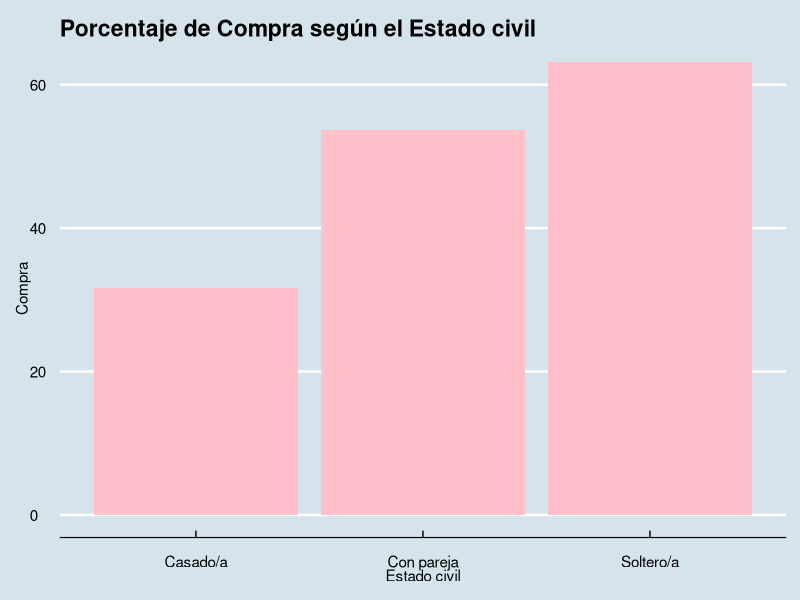
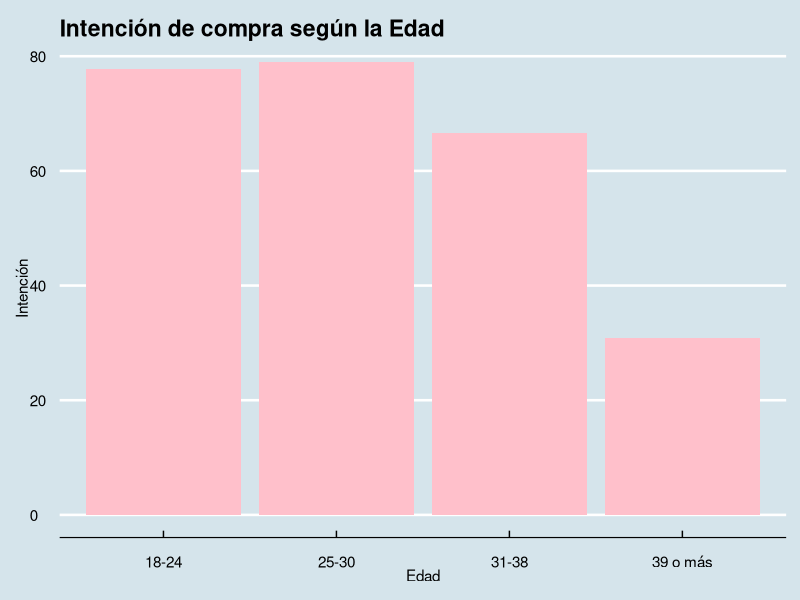

Recreate these plots in R, in order. (Note: this script raises an error after producing the figures.)
####LIBRERIAS ####

library(tidyverse)
library(dplyr)
library(ggplot2)
library(ggthemes)
library(vcd)
library(stringr)


#### Funciones####
transformar <- function(x){
  ifelse(x %in% c("Ninguno","No me se marcas la vd","-","No uso","Ninguna"),"Ninguna",
         ifelse(x=="Satisyer","Satisfyer",
                ifelse(str_detect(x,"tano|ambo") == TRUE,"Platanomelón",x)))
}

Contingency <- function(x) {
  chi <- chisq.test(x)
  unname(sqrt(chi$statistic / (chi$statistic + sum(x))))
}

#### BASES DE DATOS PRINCIPALES ####
data_mujeres <- read_csv("SCM.csv", col_names = TRUE)
datos_mujeres <- data_mujeres%>%
  mutate(Edad = as.factor(Edad),
         Nvl_Estudios = as.factor(`Nivel de estudios alcanzados si eres estudiante marca los que estés cursando actualmente`),
         `Nivel socieconómico` = as.factor(`Nivel socioeconómico`))

datos_mujeres <- datos_mujeres%>%
  filter(Sexo == "Mujer")

datos_mujeres_si <- datos_mujeres%>%
  filter(`¿Has comprado alguna vez un succionador de clítoris?` == "Sí")

datos_mujeres_no <- datos_mujeres%>%
  filter(`¿Has comprado alguna vez un succionador de clítoris?` == "No")


####PORCENTAJE DE COMPRA####

porcent_comprado <- mean(datos_mujeres$`¿Has comprado alguna vez un succionador de clítoris?`== "Sí")*100
porcent_no_comprado <- 100- porcent_comprado

tabla_porcentajes <- as_tibble(data.frame("Sí" = porcent_comprado, "No" = porcent_no_comprado))

porcent_comprado_pareja <- datos_mujeres%>%
  group_by(`Estado civil`)%>%
  summarize(Compra = mean(`¿Has comprado alguna vez un succionador de clítoris?`== "Sí")*100)
barras_percent_pareja <- porcent_comprado_pareja%>%
  ggplot(aes(`Estado civil`, Compra))+
  geom_bar(stat = "identity", fill ="pink")+
  theme_economist()+
  scale_fill_economist()+
  ggtitle("Porcentaje de Compra según el Estado civil")

porcent_comprado_edad <- datos_mujeres%>%
  group_by(Edad)%>%
  summarize(Compra = mean(`¿Has comprado alguna vez un succionador de clítoris?`== "Sí")*100)

test_compra <- datos_mujeres%>%
  group_by(Edad)%>%
  select(`¿Has comprado alguna vez un succionador de clítoris?`)

tabla_test_compra <- table(test_compra$`¿Has comprado alguna vez un succionador de clítoris?`,test_compra$Edad)
test_chi_compra <- chisq.test(tabla_test_compra)
test_chi_compra
test_chi_compra$residuals
contingencia_compra <- Contingency(tabla_test_compra)
contingencia_compra

compra_grupos <- tabla_test_compra[,c(1,4)]
test_chi_grupos <- chisq.test(compra_grupos)
assocstats(compra_grupos)

####INTENCIÓN DE COMPRA####

intencion_compra <- mean(datos_mujeres_no$`¿Te has planteado alguna vez comprar un succionador de clítoris? Uso personal, regalo...` == "Sí")*100
intencion_compra_edad <- datos_mujeres_no%>%
  group_by(Edad)%>%
  summarize(Intención = mean(`¿Te has planteado alguna vez comprar un succionador de clítoris? Uso personal, regalo...` == "Sí")*100)
graf_intencion_edad <- intencion_compra_edad%>%
  ggplot(aes(Edad, Intención))+
  geom_bar(stat = "identity", fill = "pink")+
  theme_economist()+
  scale_fill_economist()+
  ggtitle("Intención de compra según la Edad")

test <- datos_mujeres_no%>%
  group_by(Edad)%>%
  select(`¿Te has planteado alguna vez comprar un succionador de clítoris? Uso personal, regalo...`)

tabla_test <- table(test$`¿Te has planteado alguna vez comprar un succionador de clítoris? Uso personal, regalo...`,test$Edad)

test_chi <- chisq.test(tabla_test, simulate.p.value = TRUE)
test_chi$statistic
test_chi$residuals
contingencia <- Contingency(tabla_test)



test_fisher <- datos_mujeres_no%>%
  select(`¿Te has planteado alguna vez comprar un succionador de clítoris? Uso personal, regalo...`,Edad)

tabla_fisher <- table(test_fisher$`¿Te has planteado alguna vez comprar un succionador de clítoris? Uso personal, regalo...`, test_fisher$Edad)
tabla_fisher_2 <- tabla_fisher[,c(1,4)]


fisher <- fisher.test(tabla_fisher_2)
fisher
assocstats(tabla_fisher_2)


####TOP OF MIND####

datos_marcas <- datos_mujeres%>%
  mutate(Marca = `¿Qué marcas de succionadores de clítoris conoces?`)%>%
  select(Marca)
Satisfyer <- sum(str_count(datos_marcas$Marca,"Satis"))/nrow(datos_marcas)*100
Womanizer <- sum(str_count(datos_marcas$Marca,"Wom"))/nrow(datos_marcas)*100
Lover_Yoyo <- sum(str_count(datos_marcas$Marca,"Lover"))/nrow(datos_marcas)*100
Lelo <- sum(str_count(datos_marcas$Marca,"Lelo"))/nrow(datos_marcas)*100
We_Vibe <- sum(str_count(datos_marcas$Marca,"We"))/nrow(datos_marcas)*100
Platanomelón <- (sum(str_count(datos_marcas$Marca,"tano|ambo"))-6)/nrow(datos_marcas)*100
Ninguna <- sum(str_count(datos_marcas$Marca,"No|Nin"))/nrow(datos_marcas)*100
Amantis <- sum(str_count(datos_marcas$Marca,"Amantis"))/nrow(datos_marcas)*100
Otras <- sum(str_count(datos_marcas$Marca,"Tra|fid|Ku|Rit"))/nrow(datos_marcas)*100

Marcas <- tibble(Satisfyer,Womanizer,Lover_Yoyo,Lelo,We_Vibe,Platanomelón,Ninguna,Amantis,Otras)


####Hipotesis 2####

# Siempre estoy dispuesta a escuchar opiniones aunque sean contrarias a las mías
# Entiendo y respeto puntos de vista que no son iguales que los míos.

personalidad_c <- datos_mujeres_si%>%
  filter(`En el caso de SÍ haberlo comprado, ¿con qué fin?` %in% c("Uso personal", "Ambas opciones"))%>%
  select(`Siempre estoy dispuesta a escuchar opiniones aunque sean contrarias a las mías`,
         `Entiendo y respeto puntos de vista que no son iguales que los míos.`, Edad)%>%
  na.omit()
personalidad_c$Media_per <- apply(personalidad_c[,c(1,2)],1,mean) #para hacer la media por filas

#se puede hacer tambien: personalidad_c$Media_per <- rowSums(personalidad_c[,c(1,2)])
perss <- round(mean(personalidad_c$Media_per),2)
(personalidad_c$Media_per)
mediana1 <- median(personalidad_c$Media_per)
mediana2 <- median(perso_n$media_per)
mediana3 <- median(perso_s$media_per)

personalidad_ <- datos_mujeres_no%>%
  select(`Siempre estoy dispuesta a escuchar opiniones aunque sean contrarias a las mías_1`,
         `Entiendo y respeto puntos de vista que no son iguales que los míos._1`,
         `¿Te has planteado alguna vez comprar un succionador de clítoris? Uso personal, regalo...`)%>%
  mutate(intencion = `¿Te has planteado alguna vez comprar un succionador de clítoris? Uso personal, regalo...`)
personalidad_$media_per <- apply(personalidad_[,c(1,2)],1,mean)
personalidad_n <- personalidad_%>%
  group_by(intencion)
personalidad_nc <- personalidad_n%>%
  summarize(Media_Personalidad = mean(media_per))
perso_s <- personalidad_n%>%
  filter(intencion == "Sí")
perso_n<-personalidad_n%>%
  filter(intencion=="No")

Tabla_Personalidad <- tibble(Grupo= c("Comprado","Int.No","Int.Fav") ,Personalidad = c(perss,personalidad_nc$Media_Personalidad))
Tabla_Personalidad2 <- tibble(Grupo = c("Comprado","Int.No","Int.Fav"), Personalidad = c(mediana1,mediana2,mediana3))

test_no <- t.test(perso_n$media_per,perso_s$media_per)

test_dif <- t.test(personalidad_c$Media_per,perso_n$media_per)


tabu_s <- datos_mujeres_si$`Creo que este tipo de productos debería estar más presente en los medios de comunicación eliminando así los tabús.`%>%na.omit

tabu_n <- datos_mujeres_no$`Creo que este tipo de productos debería estar más presente en los medios de comunicación eliminando así los tabús._1`
tabu_n_n <- datos_mujeres_no%>%
  filter(`¿Te has planteado alguna vez comprar un succionador de clítoris? Uso personal, regalo...`=="No")%>%
  select(`Creo que este tipo de productos debería estar más presente en los medios de comunicación eliminando así los tabús._1`)
tabu_n_n<-tabu_n_n$`Creo que este tipo de productos debería estar más presente en los medios de comunicación eliminando así los tabús._1`

tabu_n_s <- datos_mujeres_no%>%
  filter(`¿Te has planteado alguna vez comprar un succionador de clítoris? Uso personal, regalo...`=="Sí")%>%
  select(`Creo que este tipo de productos debería estar más presente en los medios de comunicación eliminando así los tabús._1`)
tabu_n_s<-tabu_n_s$`Creo que este tipo de productos debería estar más presente en los medios de comunicación eliminando así los tabús._1`
####Hipotesis 2 prueba de normalidad####

##Variables definidas 
personalidad_c <- datos_mujeres_si%>%
  filter(`En el caso de SÍ haberlo comprado, ¿con qué fin?` %in% c("Uso personal", "Ambas opciones"))%>%
  select(`Siempre estoy dispuesta a escuchar opiniones aunque sean contrarias a las mías`,
         `Entiendo y respeto puntos de vista que no son iguales que los míos.`, Edad)%>%
  na.omit()
personalidad_c$Media_per <- apply(personalidad_c[,c(1,2)],1,mean) #para sumar por filas

personalidad_ <- datos_mujeres_no%>%
  select(`Siempre estoy dispuesta a escuchar opiniones aunque sean contrarias a las mías_1`,
         `Entiendo y respeto puntos de vista que no son iguales que los míos._1`,
         `¿Te has planteado alguna vez comprar un succionador de clítoris? Uso personal, regalo...`)%>%
  mutate(intencion = `¿Te has planteado alguna vez comprar un succionador de clítoris? Uso personal, regalo...`)
personalidad_$media_per <- apply(personalidad_[,c(1,2)],1,mean)

personalidad_n <- personalidad_%>%
  group_by(intencion)
perso_s <- personalidad_n%>%
  filter(intencion == "Sí")
perso_n<-personalidad_n%>%
  filter(intencion=="No")
#supuestos de normalidad personalidad
#personalidad_c
p <- seq(0.05, 0.95, 0.05)
sample_quantile_pc <- quantile(personalidad_c$Media_per,p)
theorical_quantile_pc <- qnorm(p,mean=mean(personalidad_c$Media_per, 
                                           sd = sd(personalidad_c$Media_per)))
qq_personalidad_c <- qplot(theorical_quantile_pc,sample_quantile_pc, color="pink")+
  geom_abline()+
  theme(legend.position = "none")

shapiro_pc <- shapiro.test(personalidad_c$Media_per)
#perso_s
sample_quantile_ps <- quantile(perso_s$media_per,p)
theorical_quantile_ps <- qnorm(p,mean=mean(perso_s$media_per, 
                                           sd = sd(person_s$media_per)))
qq_perso_s <- qplot(theorical_quantile_ps,sample_quantile_ps,color = "pink")+
  geom_abline()+
  theme(legend.position = "none")

shapiro_ps <- shapiro.test(perso_s$media_per)


#perso_n
sample_quantile_pn <- quantile(perso_n$media_per,p)
theorical_quantile_pn <- qnorm(p,mean=mean(perso_n$media_per, 
                                           sd = sd(person_n$media_per)))
qq_perso_n <- qplot(theorical_quantile_pn,sample_quantile_pn,color = "pink")+
  geom_abline()+
  theme(legend.position = "none")
shapiro_pn <- shapiro.test(perso_n$media_per)

#test Mann_Whitney
test_MW_1 <- wilcox.test(personalidad_c$Media_per,perso_n$media_per)
test_MW_2 <- wilcox.test(perso_n$media_per,perso_s$media_per)

# TABUS
tabu_s <- datos_mujeres_si$`Creo que este tipo de productos debería estar más presente en los medios de comunicación eliminando así los tabús.`%>%na.omit
tabu_n <- datos_mujeres_no$`Creo que este tipo de productos debería estar más presente en los medios de comunicación eliminando así los tabús._1`
tabu_n_n <- datos_mujeres_no%>%
  filter(`¿Te has planteado alguna vez comprar un succionador de clítoris? Uso personal, regalo...`=="No")%>%
  select(`Creo que este tipo de productos debería estar más presente en los medios de comunicación eliminando así los tabús._1`)
tabu_n_n<-tabu_n_n$`Creo que este tipo de productos debería estar más presente en los medios de comunicación eliminando así los tabús._1`

mean(tabu_s)
median(tabu_s)
hist(tabu_s)
mean(tabu_n)
median(tabu_n)
hist(tabu_n)
test_tabu <- t.test(tabu_s,tabu_n,mu=0)
test_tabu2 <- t.test(tabu_s,tabu_n_n)
median(tabu_n_n)


sample_quantile_ts <- quantile(tabu_s,p)
theorical_quantile_ts <- qnorm(p,mean=mean(tabu_s, 
                                           sd = sd(tabu_s)))
qq_ts <-qplot(theorical_quantile_ts,sample_quantile_ts,color = "pink")+
  geom_abline()+
  theme(legend.position = "none")
shapiro_ts <- shapiro.test(tabu_s)

sample_quantile_tn <- quantile(tabu_n,p)
theorical_quantile_tn <- qnorm(p,mean=mean(tabu_n, 
                                           sd = sd(tabu_n)))
qq_tn <-qplot(theorical_quantile_tn,sample_quantile_tn,color = "pink")+
  geom_abline()+
  theme(legend.position = "none")
shapiro_tn <- shapiro.test(tabu_n)

sample_quantile_tnn <- quantile(tabu_n_n,p)
theorical_quantile_tnn <- qnorm(p,mean=mean(tabu_n_n, 
                                            sd = sd(tabu_n_n)))
qq_tnn <-qplot(theorical_quantile_tnn,sample_quantile_tnn,color = "pink")+
  geom_abline()+
  theme(legend.position = "none")
shapiro_tnn <- shapiro.test(tabu_n_n)

#TESTS
test_MW_tabu1 <- wilcox.test(tabu_s,tabu_n)
test_MW_tabu2 <- wilcox.test(tabu_s,tabu_n_n)
test_MW_tabu3 <- wilcox.test(tabu_n_n,tabu_n_s)
####Hipotesis 3####

recomendacion_cerc <- datos_mujeres_si$`Antes de comprarlo tuve en cuenta las recomendaciones de mis amigas/gente cercana`
recomendacion_exp <- datos_mujeres_si$`Tuve en cuenta la opinión de expertos, sexologos, dependientes de sex shops, doctores... a la hora de comprarlo`  
recomendacion_no <- datos_mujeres_no$`No me lo compraría a no ser que alguien me lo recomendara`
recomendacion_inf <- datos_mujeres_no$`Me plantearía comprar el producto si me lo recomendase mi influencer de confianza`

Media_cerc <- mean(recomendacion_cerc)
Media_exp <- mean(recomendacion_exp, na.rm = T)
Media_no <- mean(recomendacion_no)
Media_inf <- mean(recomendacion_inf)
Tabla_medias <- tibble(Media_cerc,Media_exp,Media_no,Media_inf)

Mediana_cerc <- median(recomendacion_cerc)
Mediana_exp <- median(recomendacion_exp, na.rm = T)
Mediana_no <- median(recomendacion_no)
Mediana_inf <- median(recomendacion_inf)

Tabla_medianas <- tibble(Mediana_cerc,Mediana_exp,Mediana_no,Mediana_inf)

hist(recomendacion_cerc)
hist(recomendacion_exp)
hist(recomendacion_no)
hist(recomendacion_inf)

Porcentaje_cercanos <- mean(recomendacion_cerc >= 3)*100




####Hipotesis 5####
# Aproveché una oferta Black Friday, navidades, precio rebajado... para comprarme mi succionador de clítoris
oferta <- datos_mujeres_si$`Aproveché una oferta Black Friday, navidades, precio rebajado... para comprarme mi succionador de clítoris`
media_of <- mean(oferta,na.rm = TRUE)
mediana_ofer <- median(oferta,na.rm = TRUE)

Porcentaje_oferta <- round(mean(oferta > 3 ,na.rm = TRUE)*100,2)

####Hipotesis 6####

preciosmaxs <- na.omit(as.factor(datos_mujeres_si$`¿Qué precio como máximo estarías dispuesta a pagar por un succionador de clítoris?`))
porcentajes_preciosmaxs <- as_tibble(table(preciosmaxs))
porcentajes_preciosmaxs <- porcentajes_preciosmaxs%>%
  mutate(porcentaje = n/sum(n)*100)

grafico_preciomax <- porcentajes_preciosmaxs%>%
  ggplot(aes(preciosmaxs,porcentaje))+
  geom_bar(stat = "identity", fill = "pink")+
  ggtitle("¿Qué precio máximo pagarías?" )+
  theme_economist()+
  coord_flip()


preciosmins <- na.omit(as.factor(datos_mujeres_si$`Por debajo de qué precio no comprarías un succionador de clítoris`))
porcentajes_preciosmins <- as_tibble(table(preciosmins))
porcentajes_preciosmins <- porcentajes_preciosmins%>%
  mutate(porcentaje = n/sum(n)*100)

grafico_preciomin <- porcentajes_preciosmins%>%
  ggplot(aes(preciosmins,porcentaje))+
  geom_bar(stat = "identity", fill = "pink")+
  ggtitle("Por debajo de qué precio No lo comprarías" )+
  theme_economist()+
  coord_flip()


preciomaxn <- na.omit(as.factor(datos_mujeres_no$`¿Qué precio como máximo estarías dispuesta a pagar por un succionador de clítoris?_1`))
porcentajes_maxn <- as_tibble(table(preciomaxn))
porcentajes_maxn <- porcentajes_maxn%>%
  mutate(porcentaje = n/sum(n)*100)

grafico_preciomaxn <- porcentajes_maxn%>%
  ggplot(aes(preciomaxn,porcentaje))+
  geom_bar(stat = "identity", fill = "pink")+
  ggtitle("¿Qué precio máximo pagarías?" )+
  theme_economist()+
  coord_flip()


preciominn <- na.omit(as.factor(datos_mujeres_no$`Por debajo de qué precio no comprarías un succionador de clítoris_1`))
porcentajes_minn <- as_tibble(table(preciominn))
porcentajes_minn <- porcentajes_minn%>%
  mutate(porcentaje = n/sum(n)*100)

grafico_preciominn <- porcentajes_minn%>%
  ggplot(aes(preciominn,porcentaje))+
  geom_bar(stat = "identity", fill = "pink")+
  ggtitle("Por debajo de qué precio No lo comprarías" )+
  theme_economist()+
  coord_flip()

#### precios-nvl.socioeconomico
bajo <- datos_mujeres_si%>%
  filter(`Nivel socioeconómico` == "Bajo / Medio-bajo")%>%
  select(`¿Qué precio como máximo estarías dispuesta a pagar por un succionador de clítoris?`, 
         `Por debajo de qué precio no comprarías un succionador de clítoris` )
bajo <- na.omit(bajo)
bajo_max <- bajo$`¿Qué precio como máximo estarías dispuesta a pagar por un succionador de clítoris?`
bajo_min <- bajo$`Por debajo de qué precio no comprarías un succionador de clítoris`
bajo_max <- as_tibble(table(bajo_max))
as_tibble(table(bajo_min))


medio <- datos_mujeres_si%>%
  filter(`Nivel socioeconómico` == "Medio")%>%
  select(`¿Qué precio como máximo estarías dispuesta a pagar por un succionador de clítoris?`, 
         `Por debajo de qué precio no comprarías un succionador de clítoris` )
medio <- na.omit(medio)
medio_max <- medio$`¿Qué precio como máximo estarías dispuesta a pagar por un succionador de clítoris?`
medio_min <- medio$`Por debajo de qué precio no comprarías un succionador de clítoris`
as_tibble(table(medio_max))
as_tibble(table(medio_min))


alto <- datos_mujeres_si%>%
  filter(`Nivel socioeconómico` == "Alto / Medio-alto")%>%
  select(`¿Qué precio como máximo estarías dispuesta a pagar por un succionador de clítoris?`, 
         `Por debajo de qué precio no comprarías un succionador de clítoris` )
alto <- na.omit(alto)
alto_max <- alto$`¿Qué precio como máximo estarías dispuesta a pagar por un succionador de clítoris?`
alto_min <- alto$`Por debajo de qué precio no comprarías un succionador de clítoris`
as_tibble(table(alto_max))
as_tibble(table(alto_min))

gbmax <- bajo_max %>%
  ggplot(aes(bajo_max,n))+
  geom_bar(stat = "identity", fill = "pink")+
  theme_economist()+
  ggtitle("Precio más alto que pagarían (Nvl.Bajo)")+
  coord_flip()
